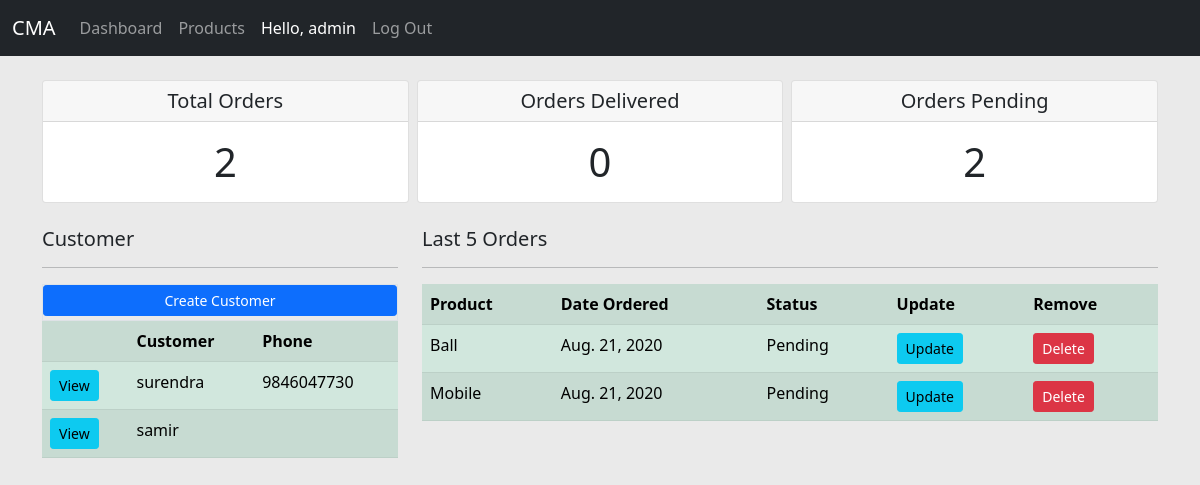
Page / (signed in) on the earlier database version.
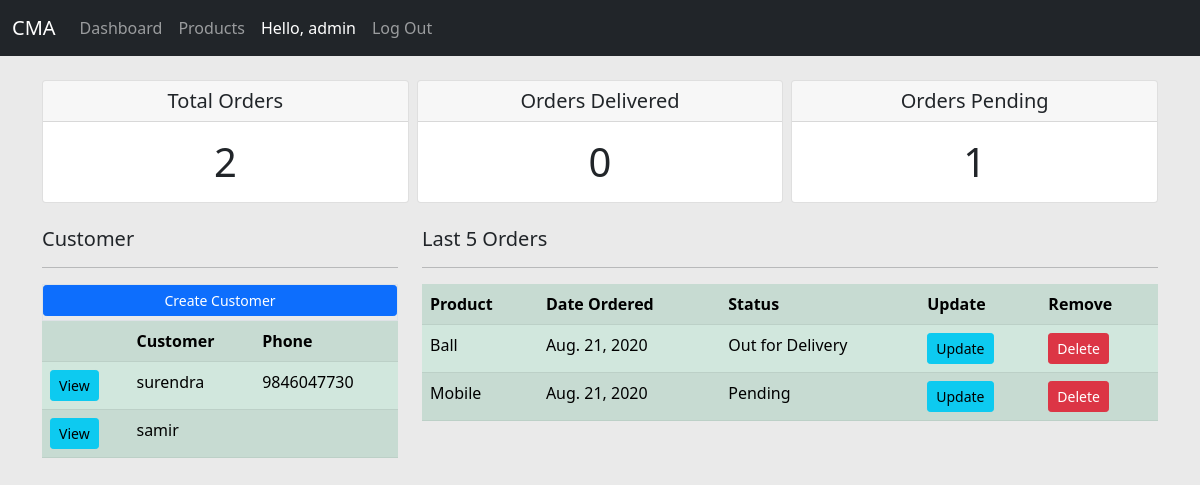
Same page on the later database version.
### accounts/models.py (models this page shows, shortened)
class Order(models.Model):
    STATUS = (
        ('Pending', 'Pending'),
        ('Out for Delivery', 'Out for Delivery'),
        ('Delivered', 'Delivered')
    )
    customer = models.ForeignKey(Customer, on_delete=models.CASCADE)
    product = models.ForeignKey(Product, blank=True, on_delete=models.CASCADE)
    status = models.CharField(max_length=200, blank=True, choices=STATUS)
    created_date = models.DateTimeField(auto_now_add=True)

class Product(models.Model):
    CHOICE = (
        ('Indoor', 'Indoor'),
        ('Outdoor', 'Outdoor')
    )
    name = models.CharField(max_length=200)
    price = models.FloatField()
    category = models.CharField(max_length=200, choices=CHOICE)
    added_date = models.DateTimeField(auto_now=True)
    tag = models.ManyToManyField(Tag)

### accounts/decorator.py (the view)
    def wrap_fun(request, *args, **kwargs):
        group = None
        if request.user.groups.exists():
            group = request.user.groups.all()[0].name
        if group == 'customer':
            return redirect('user')
        elif group == 'admin':
            return view_func(request, *args, **kwargs)
        else:
            return HttpResponse("Identify yourself. Invalid user")

### accounts/decorator.py (called while the page is built)
def admin_only(view_func):
    def wrap_fun(request, *args, **kwargs):
        group = None
        if request.user.groups.exists():
            group = request.user.groups.all()[0].name
        if group == 'customer':
            return redirect('user')
        elif group == 'admin':
            return view_func(request, *args, **kwargs)
        else:
            return HttpResponse("Identify yourself. Invalid user")
    return wrap_fun

### accounts/views.py (called while the page is built)
@login_required(login_url='login')
@admin_only
def home(request):
    order = Order.objects.all()
    customer = Customer.objects.all()
    total_order = order.count()
    delivered = order.filter(status='Delivered').count()
    pending = order.filter(status='Pending').count()
    context = {
        'orders': order,
        'customer': customer,
        'total_order': total_order,
        'delivered': delivered,
        'pending': pending,
    }
    return render(request, 'accounts/dashboard.html', context)

### accounts/templates/accounts/dashboard.html
{% extends 'accounts/base.html' %}
{% block content %}
    {% include 'accounts/status.html' %}
    <div class="row mt-4">
        <div class="col-md-4">
            <h5>Customer</h5>
            <hr>
            <div class='border d-flex flex-fill'>
                <a class='btn btn-primary btn-sm mb-1 flex-fill'>Create Customer</a>
            </div>
            <table class="table table-success table-striped">
                <tr>
                    <th></th>
                    <th>Customer</th>
                    <th>Phone</th>
                </tr>
                {% for c in customer %}
                    <tr>
                        <td><a class='btn btn-info btn-sm' href="{% url 'customer' c.id %}">View</a></td>
                        <td> {{ c.name }} </a></td>
                        <td> {{ c.contact }} </td>
                    </tr>
                {% endfor %}
            </table>
        </div>
        <div class="col-md-8">
            <h5>Last 5 Orders</h5>
            <hr>
            <table class="table table-success table-striped">
                <tr>
                    <th>Product</th>
                    <th>Date Ordered</th>
                    <th>Status</th>
                    <th>Update</th>
                    <th>Remove</th>
                </tr>
                {% for order in orders %}
                    <tr>
                        <td> {{ order.product.name }} </td>
                        <td> {{ order.created_date|date }} </td>
                        <td> {{ order.status }} </td>
                        <td> <a href="{% url 'update_order' order.id %}" class='btn btn-sm btn-info'>Update</a> </td>
                        <td> <a href="{% url 'delete_order' order.id %}" class='btn btn-sm btn-danger'>Delete</a> </td>
                    </tr>
                {% endfor %}
            </table>
        </div>
    </div>
{% endblock content %}

Differences in the rows shown:
changed Order "Ball": status "Pending" → "Out for Delivery"
Other differences:
{{ pending }}: "2" → "1"
